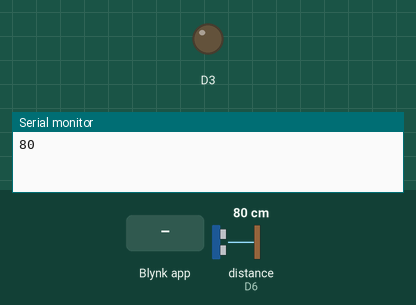
A sketch run on a simulated ESP8266 (NodeMCU). On the bench: output pins drawn as LEDs (lit = HIGH), the last lines printed to the serial monitor. Wiring (inferred from the names in the program): ultrasonic range finder: trigger D5; echo D6. The inputs (shaded band) are chosen by the test bench; at power-on: distance to the obstacle (sensor on D6) 80 cm. The echo pulse lasts 58.3 µs per cm; WiFi joins after 1.5 s; servers stay silent unless stated; pins used as bus, display or sensor lines are not drawn.

Above: at 3.0 s.
3.1 s: Blynk app writes 1 to V1
At 4.3 s:
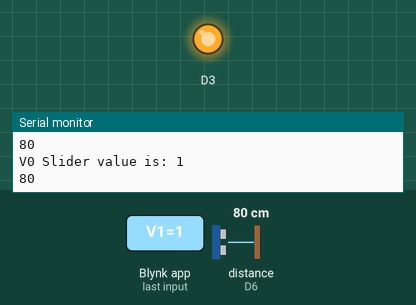
4.6 s: Blynk app writes 0 to V1
At 5.4 s:
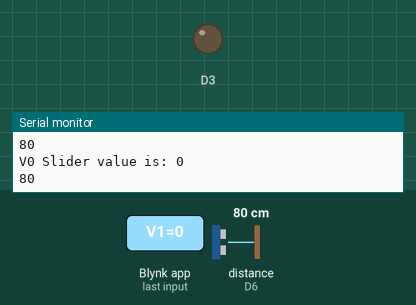
Timing chart, 0 to 7.6 s (numbered marks = the images above; inputs shaded):
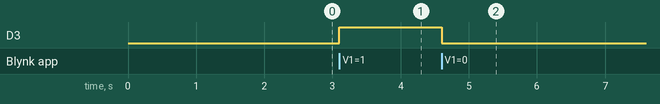

Measured:
- after the input at 3.1 s, D3: LOW → HIGH at once
- after the input at 4.6 s, D3: HIGH → LOW at once

The sketch:

Ultrasonic_Sensor_With_Blynk_App.ino
```cpp
#define BLYNK_TEMPLATE_ID ""
#define BLYNK_TEMPLATE_NAME "Send data"
#define BLYNK_AUTH_TOKEN ""

#define BLYNK_PRINT Serial
#include <ESP8266WiFi.h>
#include <BlynkSimpleEsp8266.h>

char auth[ ] = "";

// Your WiFi credentials.
// Set password to "" for open networks.

char ssid[ ] = "";
char pass[ ] = "";

int trigPin = D5;    // Trigger
int echoPin = D6;    // Echo
long duration, cm;

BlynkTimer timer;

// V1 LED Widget is blinking

BLYNK_WRITE(V1)  // function for switching off and on LED
{

  int value = (int)param.asInt();

  if (value == 1){
    digitalWrite(D3, HIGH);
  }
  else{
    digitalWrite(D3, LOW);
    }

  Serial.print("V0 Slider value is: ");
  Serial.println(value);

}

void blinkLedWidget()  // function for switching off and on LED
{

  digitalWrite(trigPin, LOW);
  delayMicroseconds(5);
  digitalWrite(trigPin, HIGH);
  delayMicroseconds(10);
  digitalWrite(trigPin, LOW);

  pinMode(echoPin, INPUT);
  duration = pulseIn(echoPin, HIGH);

  cm = (duration/2) / 29.1;     // Divide by 29.1 or multiply by 0.0343

  Serial.println(cm);
  Blynk.virtualWrite(V0, cm);

}

void setup()
{
  Serial.begin(115200);
  pinMode(trigPin, OUTPUT);
  pinMode(echoPin, INPUT);
  pinMode(D3, OUTPUT);
  Blynk.begin(auth, ssid, pass);
  timer.setInterval(1000L, blinkLedWidget);
}

//In the loop function include Blynk.run() command.
void loop()
{
  Blynk.run();
  timer.run();
}
```
